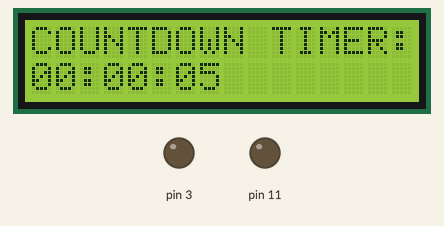
Recording of a sketch running on a simulated Arduino Uno, built with avr-gcc and run on an emulated ATmega328P. Parts: 16×2 character LCD, output pins drawn as LEDs (lit = HIGH). Wiring (inferred from the signals the program sends): character LCD (HD44780): RS pin 2; E pin 8; data pin 4, pin 5, pin 6, pin 7. Pins used as bus, display or sensor lines are not drawn.

Above: at 0.2 s.
At 1.2 s:
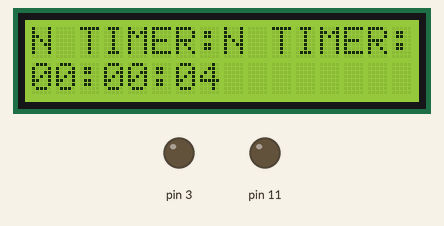
At 2.2 s:
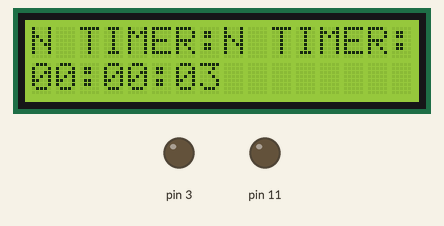
At 5.2 s:
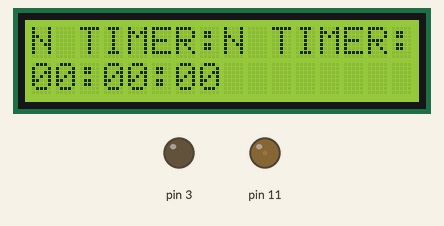
Timing chart, 0 to 6.7 s (numbered marks = the images above):
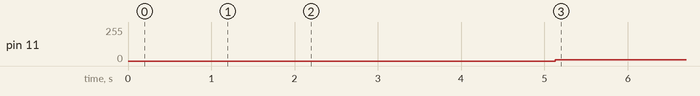

Measured:
- by itself, pin 11: 0/255 → 10/255 at 5.1 s
- what the display in image 0 shows lasts 1.0 s, from 0.1 s to 1.1 s

The sketch:

p4.ino
```cpp
int hours, mins, secs;
char array[] = {'0', '1', '2', '3', '4', '5', '6', '7', '8', '9'};
bool stop;

void setup()
{
  DDRD = B11111100; // Output mode for LCD inputs
  DDRB = B1001;     // Output mode for LCD Enable and buzzer

  hours = 00;
  mins = 00;
  secs = 05;

  stop = false;

  initLCD();

  // Timer1 cuttof operations
  cli();

  TCNT1  = 0;
  TCCR1A = 0;
  TCCR1B = 0;
  OCR1A = 15624;  // Time cutoff frequency required to operate every centisecond
  TCCR1B |= (1 << WGM12);
  TCCR1B |= (1 << CS12) | (1 << CS10);
  TIMSK1 |= (1 << OCIE1A);
  sei();

  Serial.begin(9600);
}

ISR(TIMER1_COMPA_vect){
  sendChar('C');
  sendChar('O');
  sendChar('U');
  sendChar('N');
  sendChar('T');
  sendChar('D');
  sendChar('O');
  sendChar('W');
  sendChar('N');
  sendChar(' ');
  sendChar('T');
  sendChar('I');
  sendChar('M');
  sendChar('E');
  sendChar('R');
  sendChar(':');
  sendCMD(B11000000); // New line

  sendInt(hours/10);
  sendInt(hours%10);
  sendChar(':');
  sendInt(mins/10);
  sendInt(mins%10);
  sendChar(':');
  sendInt(secs/10);
  sendInt(secs%10);


  sendCMD(B11100000); // New line

  if(!stop) secs--; // Counting down
  if(secs==-1){
    mins--;
    secs = 59;
  }
  if(mins==-1){
    hours--;
    mins = 59;
  }
  if(hours==-1){
	analogWrite(11, 10);
    stop = true;
    secs = 0;
    mins = 0;
    hours = 0;
  }
}

void loop()
{

}

void waitMicros(int time){
  long start_time=micros();
  while(micros()-start_time < time);
}

void waitMillis(int time){
  long start_time=millis();
  while(millis()-start_time < time);
}


void initLCD(){
  PORTD= PORTD&B11110011; //Clear RS and R/W
  waitMillis(100);  //Wait 100 ms

  PORTD= (PORTD&B00001111)|B00110000; //Special case of 'Function Set'
  triggerEnable();		//Send Enable Signal
  waitMillis(5);   //Wait 5ms

  PORTD= (PORTD&B00001111)|B00110000; //Special case of 'Function Set'
  triggerEnable();		//Send Enable Signal
  waitMicros(150);

  PORTD= (PORTD&B00001111)|B00110000; //Function set, Interface is 8 bit longs
  triggerEnable();		//Send Enable Signal
  waitMicros(150);

  PORTD= (PORTD&B00001111)|B00100000; //Initial 'Function Set' to change interface
  triggerEnable();		//Send Enable Signal
  waitMicros(150);

  PORTD= (PORTD&B00001111)|B00100000; //'Function Set' DL=0 // Dataline 8bits
  triggerEnable();		//Send Enable Signal
  PORTD= (PORTD&B00001111)|B10000000; //'Function Set' N=1 //2 lines
 									  // F =0 5x8 dots
  triggerEnable();		//Send Enable Signal
  waitMicros(55);

  PORTD= (PORTD&B00001111); //Dısplay On Of control
  triggerEnable();		//Send Enable Signal
  PORTD= (PORTD&B00001111)|B10000000;
  triggerEnable();		//Send Enable Signal
  waitMicros(55);

  PORTD= (PORTD&B00001111); //Clear display
  triggerEnable();		//Send Enable Signal
  PORTD= (PORTD&B00001111)|B00010000;
  triggerEnable();		//Send Enable Signal
  waitMillis(5);

  PORTD= (PORTD&B00001111); //Entry mode set
  triggerEnable();		//Send Enable Signal
  PORTD= (PORTD&B00001111)|B01100000; //ID=1 Increment, S=0
  triggerEnable();		//Send Enable Signal
  waitMicros(55);

  PORTD= (PORTD&B00001111); //Dısplay On Of control
  triggerEnable();		//Send Enable Signal
  PORTD= (PORTD&B00001111)|B11100000; //Display =1
  								      //Cursor =1
  									  //Blink cursor=0
  triggerEnable();		//Send Enable Signal
  waitMicros(55);
}

void triggerEnable(){
  PORTB |= B1; // Enable = 1
  PORTB &= B0; // Enable = 0
}


void sendCMD(int command){
  PORTD &= B00000011;          // Clear RS, RW and data bus
  PORTD |= (command&B11110000);// Send upper nibble(leftmost 4 bits)
  triggerEnable();             // Send data to LCD
  command = command << 4;      // Shift left to send lower nibble
  PORTD &= B00001111;          // Clear data bus
  PORTD |= (command&B11110000);// Send lower nibble(rightmost 4 bits)
  triggerEnable();		       // Send data to LCD
  waitMicros(55);
}

void sendChar(char ch){
  PORTD &= B00000011; 	  // Clear RW and data bus
  PORTD |= B00000100; 	  // Set RS
  PORTD |= (ch&B11110000);// Send upper nibble(leftmost 4 bits)
  triggerEnable();		  // Send data to LCD
  ch = ch << 4;			  // Shift left to send lower nibble
  PORTD &= B00001111;	  // Clear data bus
  PORTD |= (ch&B11110000);// Send lower nibble(rightmost 4 bits)
  triggerEnable();		  // Send data to LCD
  waitMicros(55);
}

void sendInt(int digit){
  sendChar(array[digit]);
}
```
